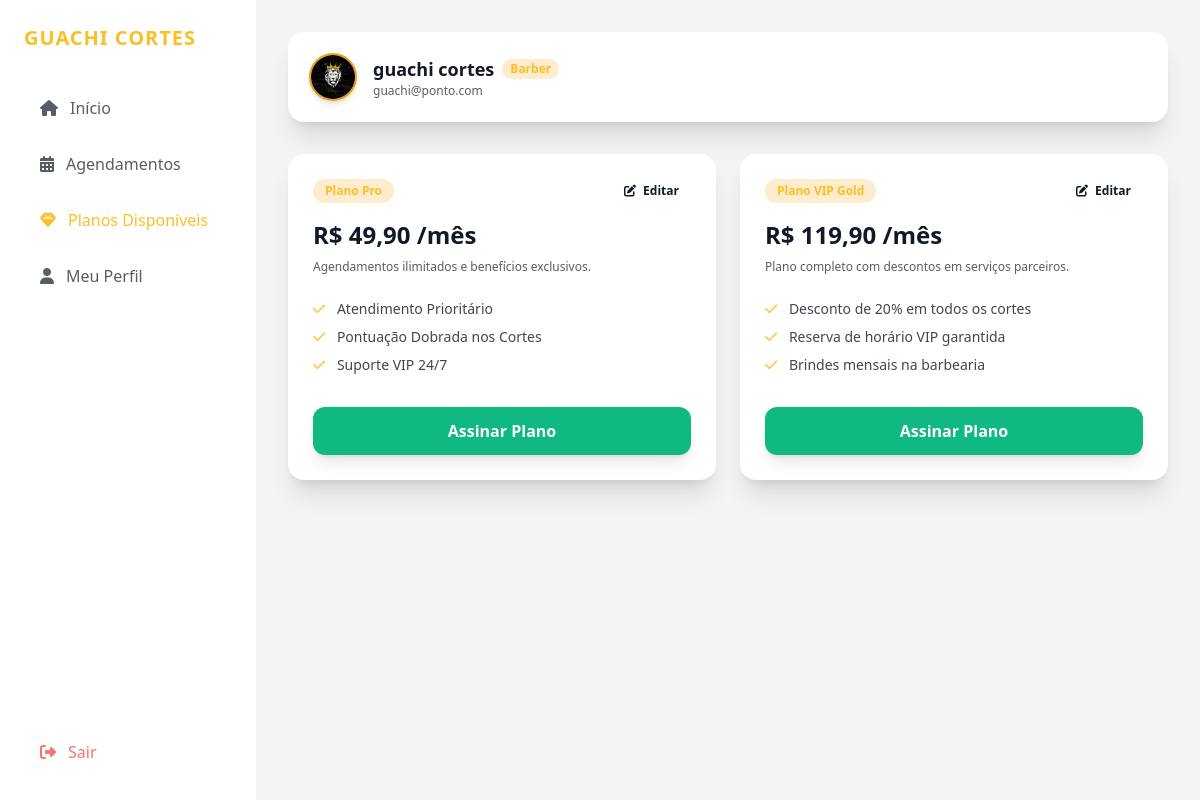
The page /shared/planos (signed in) on the database its author committed.
### app.py (models this page shows)
class Barbershop(db.Model):
  id = db.Column(db.Integer, primary_key=True)
  name = db.Column(db.String(100), nullable=False)
  image_url = db.Column(
      db.String(300),
      default='https://images.unsplash.com/photo-1503951914875-452162b0f3f1?auto=format&fit=crop&q=80&w=400',
  )
  theme_id = db.Column(db.String(30), default='emerald')
  bg_id = db.Column(db.String(30), default='preto')
  barber_id = db.Column(db.Integer, db.ForeignKey('user.id'), nullable=False)

class User(UserMixin, db.Model):
  id = db.Column(db.Integer, primary_key=True)
  name = db.Column(db.String(100), nullable=False)
  email = db.Column(db.String(100), unique=True, nullable=False)
  password = db.Column(db.String(200), nullable=False)
  role = db.Column(db.String(20), nullable=False)
  balance = db.Column(db.Float, default=0.0)
  points = db.Column(db.Integer, default=0)
  bio = db.Column(
      db.Text, default='Profissional focado em proporcionar a melhor experiência.'
  )
  theme_id = db.Column(db.String(30), default='emerald')
  bg_id = db.Column(db.String(30), default='preto')
  avatar_url = db.Column(
      db.String(300),
      default='https://images.unsplash.com/photo-1535713875002-d1d0cf377fde?auto=format&fit=crop&q=80&w=200',
  )
  barbershop = db.relationship(
      'Barbershop', backref='owner', uselist=False, cascade='all, delete'
  )
  appointments_as_client = db.relationship(
      'Appointment', foreign_keys='Appointment.client_id', backref='client'
  )
  appointments_as_barber = db.relationship(
      'Appointment', foreign_keys='Appointment.barber_id', backref='barber'
  )
  deposits = db.relationship(
      'DepositRequest', backref='client', cascade='all, delete'
  )

class PlanConfig(db.Model):
  id = db.Column(db.Integer, primary_key=True)
  title = db.Column(db.String(100), nullable=False)
  price_text = db.Column(db.String(50), nullable=False)
  description = db.Column(db.String(250), nullable=False)
  features = db.Column(db.Text, nullable=False)

### app.py (the view, shortened to what this page needs)
@app.route('/shared/planos', methods=['GET', 'POST'])
@login_required
def shared_planos():
  plans = PlanConfig.query.all()
  return render_template('planos.html', plans=plans)

### app.py (called while the page is built)
@login_manager.user_loader
def load_user(user_id):
  return db.session.get(User, int(user_id))

### templates/planos.html (shortened to what this page needs)
{% extends "base_app.html" %}
{% set active_tab = 'planos' %}
{% block main_content %}
<div class="space-y-6" x-data="{ openEditModal: false, editPlan: {} }">
    <div class="grid grid-cols-1 md:grid-cols-2 gap-6">
        {% for plan in plans %}
        <div class="{{ bg_style.card_bg }} p-6 rounded-2xl border border-white/5 shadow-xl flex flex-col justify-between">
            <div>
                <div class="flex justify-between items-center">
                    <span class="px-3 py-1 {{ theme.badge }} rounded-full text-xs font-bold">{{ plan.title }}</span>
                    {% if current_user.role in ['barber', 'admin'] %}
                    <button @click="openEditModal = true; editPlan = { id: '{{ plan.id }}', title: '{{ plan.title }}', price_text: '{{ plan.price_text }}', description: '{{ plan.description }}', features: `{{ plan.features }}` }" class="text-xs px-3 py-1 bg-white/10 hover:bg-white/20 rounded-lg font-bold transition-all">
                        <i class="fa-solid fa-pen-to-square mr-1"></i> Editar
                    </button>
                    {% endif %}
                </div>
                <h3 class="text-2xl font-black mt-4">{{ plan.price_text }}</h3>
                <p class="text-xs opacity-70 mt-2">{{ plan.description }}</p>
                <ul class="space-y-2 mt-6 text-sm opacity-80">
                    {% for feature in plan.features.split('\n') %}
                    {% if feature.strip() %}
                    <li><i class="fa-solid fa-check {{ theme.text }} mr-2"></i> {{ feature.strip() }}</li>
                    {% endif %}
                    {% endfor %}
                </ul>
            </div>
            <button class="mt-8 w-full py-3 bg-emerald-500 hover:bg-emerald-600 text-white font-bold rounded-xl transition-all shadow-lg">
                Assinar Plano
            </button>
        </div>
        {% endfor %}
    </div>
</div>
{% endblock %}

### templates/base_app.html (shortened to what this page needs)
<!DOCTYPE html>
<html lang="pt-BR" class="dark">
<head>
    <script src="https://cdn.tailwindcss.com"></script>
    <link rel="stylesheet" href="https://cdnjs.cloudflare.com/ajax/libs/font-awesome/6.4.0/css/all.min.css">
</head>
<body class="{{ bg_style.bg_class }} {{ bg_style.text_color }} font-sans antialiased min-h-screen flex flex-col">
    <div class="flex flex-col md:flex-row min-h-screen">
        <aside class="w-full md:w-64 {{ bg_style.sidebar_bg }} border-r border-white/5 p-6 flex flex-col justify-between shrink-0">
            <div>
                <div class="text-xl font-black {{ theme.text }} tracking-wider mb-8 uppercase truncate" title="{{ custom_shop_name }}">
                    {{ custom_shop_name }}
                </div>
                <nav class="space-y-2">
                    {% if current_user.role == 'barber' %}
                        <a href="{{ url_for('barber_inicio') }}" class="w-full flex items-center space-x-3 px-4 py-3 rounded-xl font-medium transition-all {% if active_tab == 'inicio' %} bg-white/10 {{ theme.text }} {% else %} opacity-70 hover:opacity-100 hover:bg-white/5 {% endif %}">
                            <i class="fa-solid fa-house"></i> <span>Início</span>
                        </a>
                        <a href="{{ url_for('barber_agendamentos') }}" class="w-full flex items-center space-x-3 px-4 py-3 rounded-xl font-medium transition-all {% if active_tab == 'agendamentos' %} bg-white/10 {{ theme.text }} {% else %} opacity-70 hover:opacity-100 hover:bg-white/5 {% endif %}">
                            <i class="fa-solid fa-calendar-days"></i> <span>Agendamentos</span>
                        </a>
                        <a href="{{ url_for('shared_planos') }}" class="w-full flex items-center space-x-3 px-4 py-3 rounded-xl font-medium transition-all {% if active_tab == 'planos' %} bg-white/10 {{ theme.text }} {% else %} opacity-70 hover:opacity-100 hover:bg-white/5 {% endif %}">
                            <i class="fa-solid fa-gem"></i> <span>Planos Disponíveis</span>
                        </a>
                        <a href="{{ url_for('barber_perfil') }}" class="w-full flex items-center space-x-3 px-4 py-3 rounded-xl font-medium transition-all {% if active_tab == 'perfil' %} bg-white/10 {{ theme.text }} {% else %} opacity-70 hover:opacity-100 hover:bg-white/5 {% endif %}">
                            <i class="fa-solid fa-user"></i> <span>Meu Perfil</span>
                        </a>
                    {% elif current_user.role == 'admin' %}
                        <a href="{{ url_for('admin_dashboard') }}" class="w-full flex items-center space-x-3 px-4 py-3 rounded-xl font-medium transition-all bg-white/10 {{ theme.text }}">
                            <i class="fa-solid fa-chart-pie"></i> <span>Painel Admin</span>
                        </a>
                    {% endif %}
                </nav>
            </div>
            <div class="pt-4 border-t border-white/5">
                <a href="{{ url_for('logout') }}" class="flex items-center space-x-3 px-4 py-3 rounded-xl text-red-400 hover:bg-red-500/10 transition-colors font-medium">
                    <i class="fa-solid fa-right-from-bracket"></i> <span>Sair</span>
                </a>
            </div>
        </aside>
        <div class="flex-1 p-4 md:p-8 space-y-8 overflow-y-auto">
            <header class="flex flex-col sm:flex-row justify-between items-start sm:items-center {{ bg_style.card_bg }} p-5 rounded-2xl border border-white/5 shadow-xl gap-4">
                <div class="flex items-center space-x-4">
                    <img src="{{ current_user.avatar_url if current_user.avatar_url else (current_user.barbershop.image_url if current_user.barbershop else 'https://images.unsplash.com/photo-1503951914875-452162b0f3f1?auto=format&fit=crop&q=80&w=400') }}" class="w-12 h-12 rounded-full object-cover border-2 {{ theme.border }} shadow-md">
                    <div>
                        <h2 class="text-lg font-bold flex items-center gap-2">
                            {{ current_user.name }}
                            <span class="text-xs px-2 py-0.5 {{ theme.badge }} rounded-full font-semibold capitalize">{{ current_user.role }}</span>
                        </h2>
                        <p class="text-xs opacity-70">{{ current_user.email }}</p>
                    </div>
                </div>
            </header>
            {% block main_content %}{% endblock %}
        </div>
    </div>
</body>
</html>

### rows shown on the page
Barbershop: name "GUACHI CORTES"
User: avatar_url (picture), name "guachi cortes", role "Barber", email "guachi@ponto.com"
PlanConfig: title "Plano Pro", price_text "R$ 49,90 /mês", description "Agendamentos ilimitados e benefícios exclusivos.", strip "Atendimento Prioritário" "Pontuação Dobrada nos Cortes" "Suporte VIP 24/7"
PlanConfig: title "Plano VIP Gold", price_text "R$ 119,90 /mês", description "Plano completo com descontos em serviços parceiros.", strip "Desconto de 20% em todos os cortes" "Reserva de horário VIP garantida" "Brindes mensais na barbearia"
